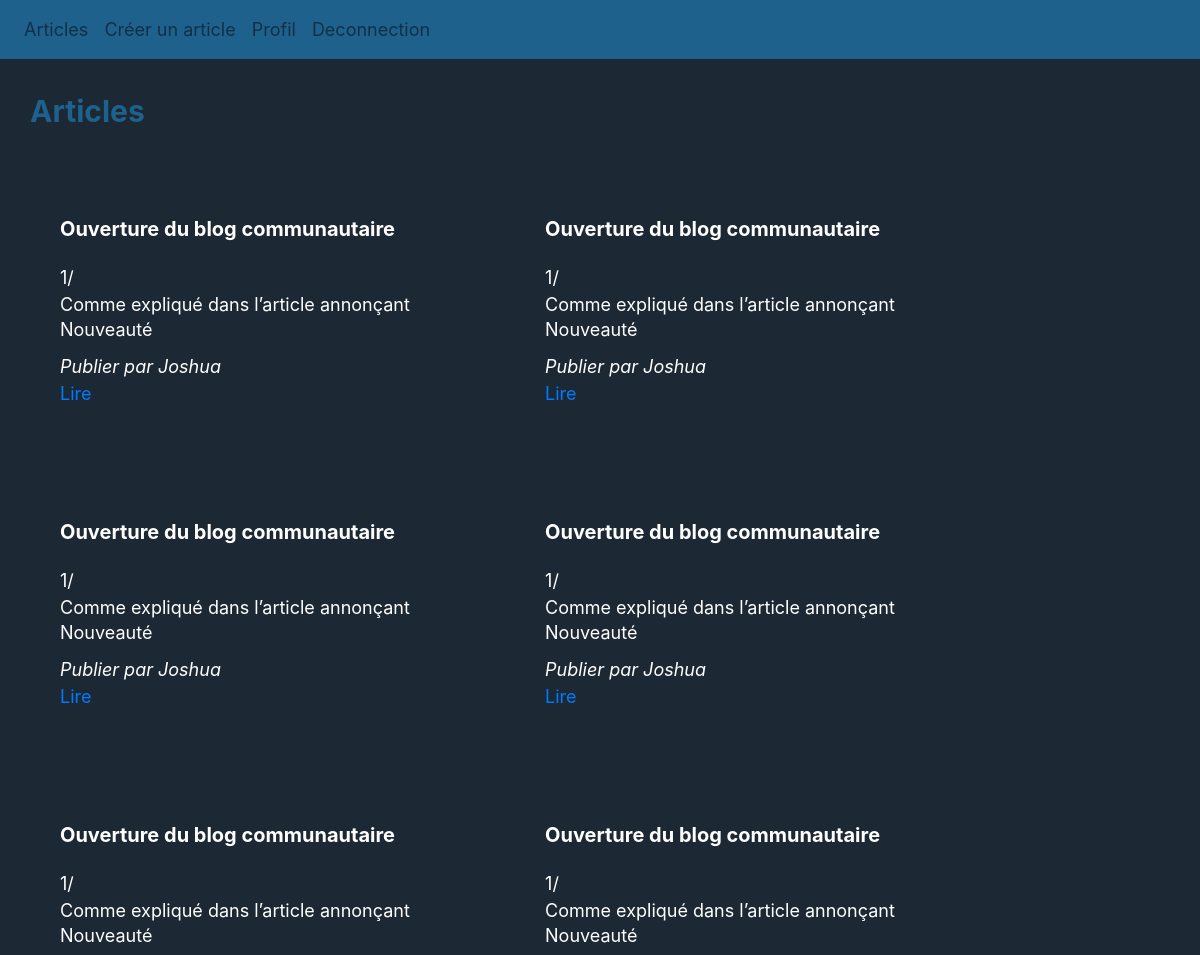
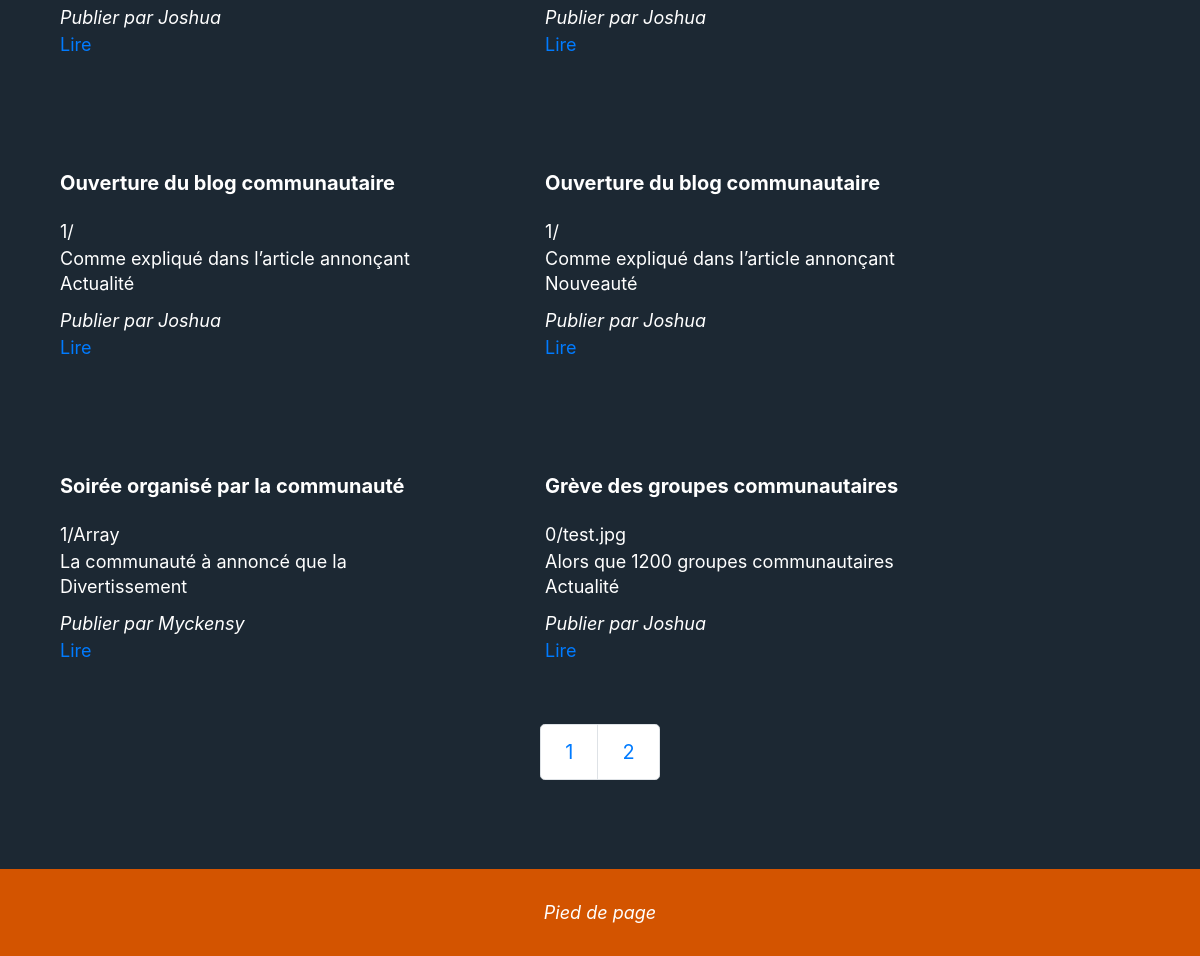
/posts?ac=display&page=2 (signed in), run on the app's committed database (2 pictures, top to bottom).
### tables this page shows
CREATE TABLE `posts` (
  `id` int(11) NOT NULL,
  `imagePath` varchar(255) DEFAULT NULL,
  `title` varchar(255) NOT NULL,
  `content` text NOT NULL,
  `idCategory` int(11) DEFAULT NULL,
  `idUser` int(11) DEFAULT NULL
);

CREATE TABLE `categories` (
  `id` int(11) NOT NULL,
  `name` varchar(255) NOT NULL
);

CREATE TABLE `users` (
  `id` int(11) NOT NULL,
  `username` varchar(255) NOT NULL,
  `password` varchar(255) NOT NULL
);

### Model/function.php (called while the page is built, shortened)
<?php
function connectPdo(){
    try{
        $pdo = new PDO ('mysql:host='.HOST.';dbname='.DBNAME, USER , PW , array(PDO::MYSQL_ATTR_INIT_COMMAND => 'SET NAMES utf8'));
        return $pdo ;
    }
    catch(PDOExeption $e)
    {
        echo "problème de connexion". $e->getMessage();
        return fasle ;
    }
}
function getPosts($page){
    $pdo = connectPdo();
    $nbp = 10;
    $start = ($page-1)*$nbp;
    try{
        $db = $pdo->prepare("select posts.id, posts.imagePath, posts.title, posts.content, idCategory,
        categories.name as categoryname, idUser, users.username  as username
        from posts LEFT JOIN categories on posts.idCategory = categories.id
        LEFT JOIN users on idUser = users.id ORDER BY posts.id DESC LIMIT :start, :nbp");
        $db->bindParam(':start', $start, PDO::PARAM_INT);
        $db->bindParam(':nbp', $nbp, PDO::PARAM_INT);
        $db->execute();
        $posts = $db->fetchALL(PDO::FETCH_OBJ);
        return $posts;
    }catch (PDOException $e){
        echo"Erreur de connexion". $e->getMessage();
    }
}
function getNbPosts(){
    $pdo = connectPdo();
    try{
        $db = $pdo->prepare("select posts.id from posts");
        $db->execute();
        $count = $db->rowCount();
        return $count;
    }catch (PDOException $e){
        echo"Erreur de connexion". $e->getMessage();
    }
}

### View/post.php (the view, shortened to what this page needs)
<?php
    if(isset($posts)){
        echo "<div class='title' xmlns='http://www.w3.org/1999/html'>Articles</div>";
        foreach ($posts as $post){
            ?>
            <div class='posts'>
                <div class='p-title'><?php echo $post->title ?></div>
                <div class='p-img'><?php echo $post->imagePath?></div>
                <div class='p-content'><?php echo $post->content?></div>
                <div class='p-category'><?php echo $post->categoryname?></div>
                <div class='p-username'>Publier par <?php echo $post->username?></div>
                <a href='<?php echo "/posts?ac=display&id=$post->id";?>' class='p-link'>Lire</a>
            </div>
        <?php
        }
        ?>
        <nav class="p-pagination" aria-label="...">
            <ul class="pagination pagination-lg">
            <?php
            for ($count = 1; $nbpages>=$count; $count++) {
                ?>
                <li class="page-item">
                    <a class="page-link" href=<?php echo "/posts?ac=display&page=$count" ?> >
                        <?php echo $count; ?>
                    </a>
                </li>
                <?php
            }
            ?>
            </ul>
        </nav>
    <?php
    }
            ?><a href=<?php echo "/posts?ac=setpost&id=$postv->id";?> class='p-link'>Modifier l'article</a><?php

### asset/css/style.css (style rules this page uses)
html { min-height: 100%; }
body { background-color:#1C2833;color :white;margin: 0; font-size:18px;position: relative; padding-bottom: 160px }
.posts { display : block; width: 30%; margin: 5%;margin-top: 50px; margin-bottom: 60px;display: inline-block; }
.p-title { font-weight: 700; font-size: 20px; margin-bottom: 20px; }
.p-content { text-overflow: ellipsis; overflow : hidden; height: 25px; width: 100%; display: block; }
.title { color: #1F618D; font-size: 30px; font-weight: bold; margin: 30px; }
.p-username { font-style: italic;margin-top: 10px; }
.p-pagination { margin: auto; width: fit-content; }

### data on the page
posts: title "Ouverture du blog communautaire", imagePath "1/", content "Comme expliqué dans l’article annonçant…", idCategory.name "Nouveauté", idUser.username "Joshua"
posts: title "Ouverture du blog communautaire", imagePath "1/", content "Comme expliqué dans l’article annonçant…", idCategory.name "Nouveauté", idUser.username "Joshua"
posts: title "Ouverture du blog communautaire", imagePath "1/", content "Comme expliqué dans l’article annonçant…", idCategory.name "Nouveauté", idUser.username "Joshua"
posts: title "Ouverture du blog communautaire", imagePath "1/", content "Comme expliqué dans l’article annonçant…", idCategory.name "Nouveauté", idUser.username "Joshua"
posts: title "Ouverture du blog communautaire", imagePath "1/", content "Comme expliqué dans l’article annonçant…", idCategory.name "Nouveauté", idUser.username "Joshua"
posts: title "Ouverture du blog communautaire", imagePath "1/", content "Comme expliqué dans l’article annonçant…", idCategory.name "Nouveauté", idUser.username "Joshua"
posts: title "Ouverture du blog communautaire", imagePath "1/", content "Comme expliqué dans l’article annonçant…", idCategory.name "Actualité", idUser.username "Joshua"
posts: title "Ouverture du blog communautaire", imagePath "1/", content "Comme expliqué dans l’article annonçant…", idCategory.name "Nouveauté", idUser.username "Joshua"
posts: title "Soirée organisé par la communauté", imagePath "1/Array", content "La communauté à annoncé que la…", idCategory.name "Divertissement", idUser.username "Myckensy"
posts: title "Grève des groupes communautaires", imagePath "0/test.jpg", content "Alors que 1200 groupes communautaires…", idCategory.name "Actualité", idUser.username "Joshua"
